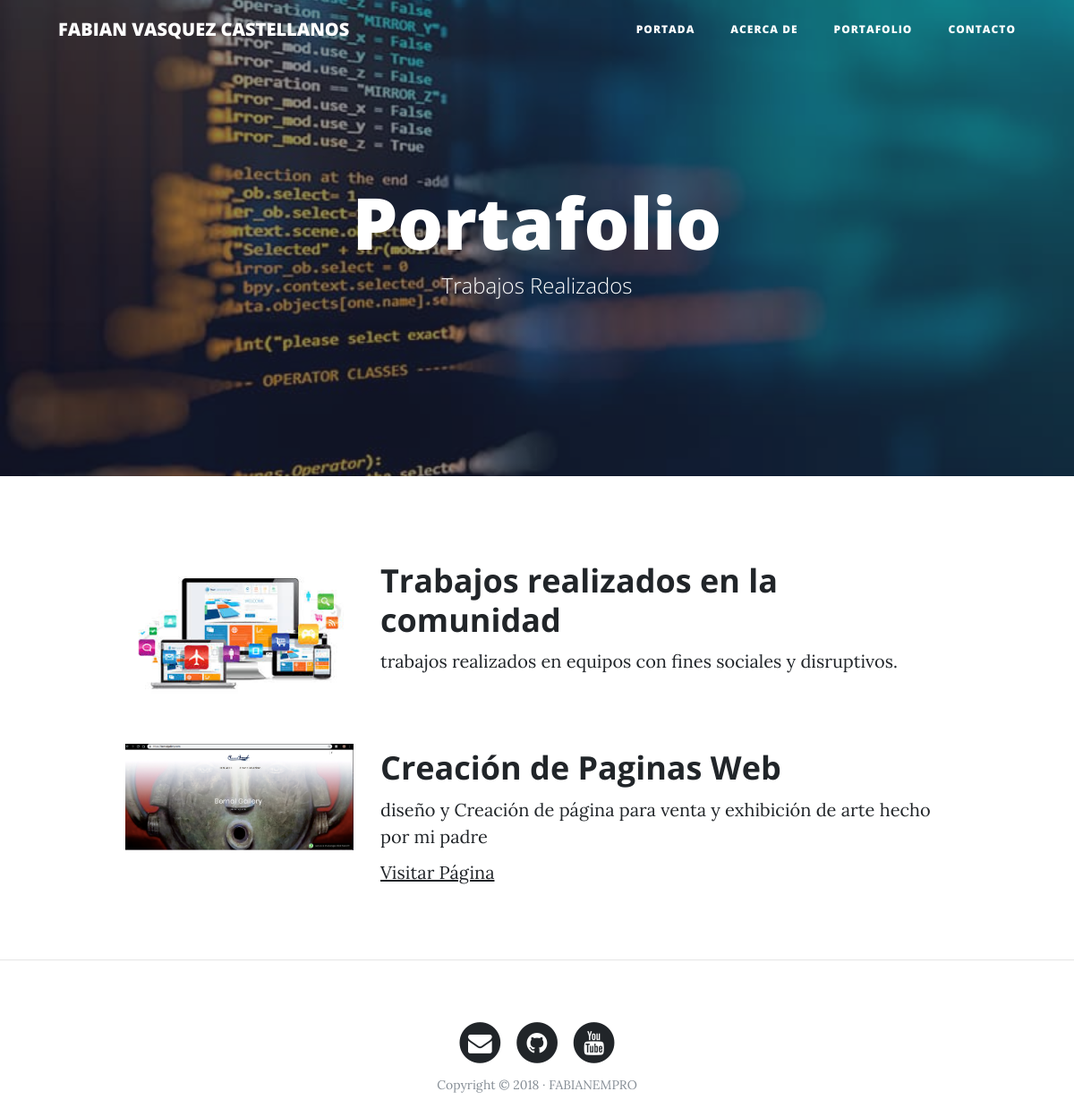
The page /portafolio/ on the database its author committed.
### portfolio/models.py (models this page shows, shortened)
class Project(models.Model):
    title = models.CharField(max_length=200)
    description = models.TextField()
    image = models.ImageField(upload_to="projects")
    link = models.URLField(null=True,blank=True)
    created = models.DateTimeField(auto_now_add=True)
    updated = models.DateTimeField(auto_now=True)
    class Meta:
        ordering = ["-created"]

### portfolio/views.py (the view)
# urls.py: path('portafolio/',portfolio_views.portafolio,name='portafolio'),
def portafolio(request):
    project = Project.objects.all()
    return render(request, 'portfolio/portafolio.html',{'projects':project})

### portfolio/templates/portfolio/portafolio.html (shortened to what this page needs)
{% extends 'core/base.html' %}
{% block background%}{% load static %}{% static 'core/img/trabajo.jpg' %}{% endblock %}
{% block headers %}
<h1>Portafolio</h1>
<span class="subheading">Trabajos Realizados</span>
{% endblock %}
{% block content %}
	{% for project in projects %}
	      <div class="row project">
	      	<div class="col-lg-3 col-md-4 offset-lg-1">
			      <img class="img-fluid" src="{{project.image.url}}" % alt="">
	      	</div>
	        <div class="col-lg-7 col-md-8">
	      		<h2 class="section-heading title">{{project.title}}</h2>
	          <p>{{project.description}}</p>
			  {% if project.link %}
	          	<p><a href="{{project.link}}"target="_blank">Visitar Página</a></p>
			  {% endif %}
	      	</div>
	      </div>
		  {% endfor %}
{% endblock %}

### core/templates/core/base.html (shortened to what this page needs)
<!DOCTYPE html>
<html lang="es">
  <head>
    {% load static%}
    <link href="{% static 'core/vendor/bootstrap/css/bootstrap.min.css' %}" rel="stylesheet">
    <link href="{% static 'core/vendor/font-awesome/css/font-awesome.min.css' %}" rel="stylesheet" type="text/css">
    <link href="{% static 'core/css/clean-blog.min.css' %}" rel="stylesheet">
  </head>
  <body>
    <nav class="navbar navbar-expand-lg navbar-light fixed-top" id="mainNav">
      <div class="container">
        <a class="navbar-brand" href="{% url 'home'%}">FABIAN VASQUEZ CASTELLANOS</a>
        <div class="collapse navbar-collapse" id="navbarResponsive">
          <ul class="navbar-nav ml-auto">
            <li class="nav-item">
              <a class="nav-link" href="{% url 'home'%}">Portada</a>
            </li>
            <li class="nav-item">
              <a class="nav-link" href="{% url 'about'%}">Acerca de</a>
            </li>
            <li class="nav-item">
              <a class="nav-link" href="{% url 'portafolio'%}">Portafolio</a>
            </li>
            <li class="nav-item">
              <a class="nav-link" href="{% url 'contacto'%}">Contacto</a>
            </li>
          </ul>
        </div>
      </div>
    </nav>
    <header class="masthead" style="background-image: url('{% block background %}{% endblock %}' )">
      <div class="overlay"></div>
      <div class="container">
        <div class="row">
          <div class="col-lg-8 col-md-10 mx-auto">
            <div class="site-heading">
                {% block headers %} {% endblock %}
            </div>
          </div>
        </div>
      </div>
    </header>
    <div class="container">
    {% block content %}{% endblock %}
    </div>
    {% if request.path != "/" %}<hr>{% endif %}
    <footer>
      <div class="container">
        <div class="row">
          <div class="col-lg-8 col-md-10 mx-auto">
            <ul class="list-inline text-center">
              <li class="list-inline-item">
                <a href="https://mail.google.com/mail/u/0/"target="_blank">
                  <span class="fa-stack fa-lg">
                    <i class="fa fa-circle fa-stack-2x"></i>
                    <i class="fa fa-envelope fa-stack-1x fa-inverse"></i>
                  </span>
                </a>
              </li>
              <li class="list-inline-item">
                <a href="https://github.com/KrimsonHAT"target="_blank">
                  <span class="fa-stack fa-lg">
                    <i class="fa fa-circle fa-stack-2x"></i>
                    <i class="fa fa-github fa-stack-1x fa-inverse"></i>
                  </span>
                </a>
              </li>
              <li class="list-inline-item">
                <a href="https://youtu.be/3028oDEKZo4"target="_blank">
                  <span class="fa-stack fa-lg">
                    <i class="fa fa-circle fa-stack-2x"></i>
                    <i class="fa fa-youtube fa-stack-1x fa-inverse"></i>
                  </span>
                </a>
              </li>
            </ul>
            <p class="copyright text-muted">Copyright &copy; 2018 · FABIANEMPRO </p>
          </div>
        </div>
      </div>
    </footer>
  </body>
</html>

### rows shown on the page
Project: image (picture), title "Trabajos realizados en la comunidad", description "trabajos realizados en equipos con fines sociales y disruptivos."
Project: image (picture), title "Creación de Paginas Web", description "diseño y Creación de página para venta y exhibición de arte hecho por mi padre"
